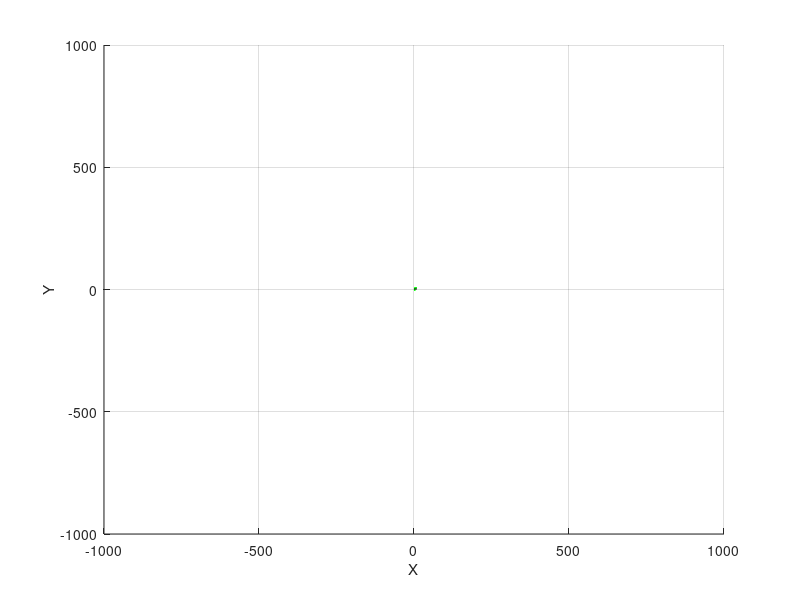

This chart was generated by the following MATLAB code:
clc;
clear all
close all

%depth
d1 = input('Input D1:');
d2 = input('Input D2:');
d3 = input('Input D3:');
d4 = 0;
d5 = 0;
d6 = input('Input D6:');

%alpha
a1 = -90;
a2 = 90;
a3 = 0;
a4 = -90;
a5 = 90;
a6 = 0;

%length
l1 = 0;
l2 = 0;
l3 = 0;
l4 = 0;
l5 = 0;
l6 = 0;

%theta
t1 = -90;
t2 = -90;
t3 = -90;
t4 = 0;
t5 = 0;
t6 = 0;

%transformation matrices
transformation1 = [cosd(t1) -(cosd(a1)*sind(t1)) sind(a1)*sind(t1) l1*cosd(t1)
sind(t1) cosd(a1)*cosd(t1) -(sind(a1)*cosd(t1)) l1*sind(t1)
0 sind(a1) cosd(a1) d1
0 0 0 1];

transformation2 = [cosd(t2) -(cosd(a2)*sind(t2)) sind(a2)*sind(t2) l2*cosd(t2)
sind(t2) cosd(a2)*cosd(t2) -(sind(a2)*cosd(t2)) l2*sind(t2)
0 sind(a2) cosd(a2) d2
0 0 0 1];

transformation3 = [cosd(t3) -(cosd(a3)*sind(t3)) sind(a3)*sind(t3) l3*cosd(t3)
sind(t3) cosd(a3)*cosd(t3) -(sind(a3)*cosd(t3)) l3*sind(t3)
0 sind(a3) cosd(a3) d3
0 0 0 1];

transformation4 = [cosd(t4) -(cosd(a4)*sind(t4)) sind(a4)*sind(t4) l4*cosd(t4)
sind(t4) cosd(a4)*cosd(t4) -(sind(a4)*cosd(t4)) l4*sind(t4)
0 sind(a4) cosd(a4) d4
0 0 0 1];

transformation5 = [cosd(t5) -(cosd(a5)*sind(t5)) sind(a5)*sind(t5) l5*cosd(t5)
sind(t5) cosd(a5)*cosd(t5) -(sind(a5)*cosd(t5)) l5*sind(t5)
0 sind(a5) cosd(a5) d5
0 0 0 1];

transformation6 = [cosd(t6) -(cosd(a6)*sind(t6)) sind(a6)*sind(t6) l6*cosd(t6)
sind(t6) cosd(a6)*cosd(t6) -(sind(a6)*cosd(t6)) l6*sind(t6)
0 sind(a2) cosd(a2) d6
0 0 0 1];

%multiply
multiply1 = transformation1 * transformation2;
multiply2 = transformation1 * transformation2 * transformation3;
multiply3 = transformation1 * transformation2 * transformation3 * transformation4;
multiply4 = transformation1 * transformation2 * transformation3 * transformation4 * transformation5;
multiply = transformation1 * transformation2 * transformation3 * transformation4 * transformation5 * transformation6;

%output
output = [multiply(1,4) multiply(2,4) multiply(3,4)]';
disp('End Effecter is Located on Point(x,y,z):');
disp(num2str(output,'%.2f'))

%plot
line([0 0],[0 0],[0 d1],'LineWidth',2,'color','r');
line([0 multiply1(1,4)],[0 multiply1(2,4)],[d1 multiply1(3,4)],'LineWidth',2,'color','g');
line([multiply1(1,4) multiply2(1,4)],[multiply1(2,4) multiply2(2,4)],[multiply1(3,4) multiply2(3,4)],'LineWidth',2,'color','k');
line([multiply2(1,4) multiply3(1,4)],[multiply2(2,4) multiply3(2,4)],[multiply2(3,4) multiply3(3,4)],'LineWidth',2,'color','y');
line([multiply3(1,4) multiply4(1,4)],[multiply3(2,4) multiply4(2,4)],[multiply3(3,4) multiply4(3,4)],'LineWidth',2,'color','b');
line([multiply4(1,4) multiply(1,4)],[multiply4(2,4) multiply(2,4)],[multiply4(3,4) multiply(3,4)],'LineWidth',2,'color','g');
axis([-1000 1000 -1000 1000 0 1000])
grid on
xlabel('X');
ylabel('Y');
zlabel('Z');
%message
disp('Type [StanfordForwardDH] in Command Window to Try Again');
